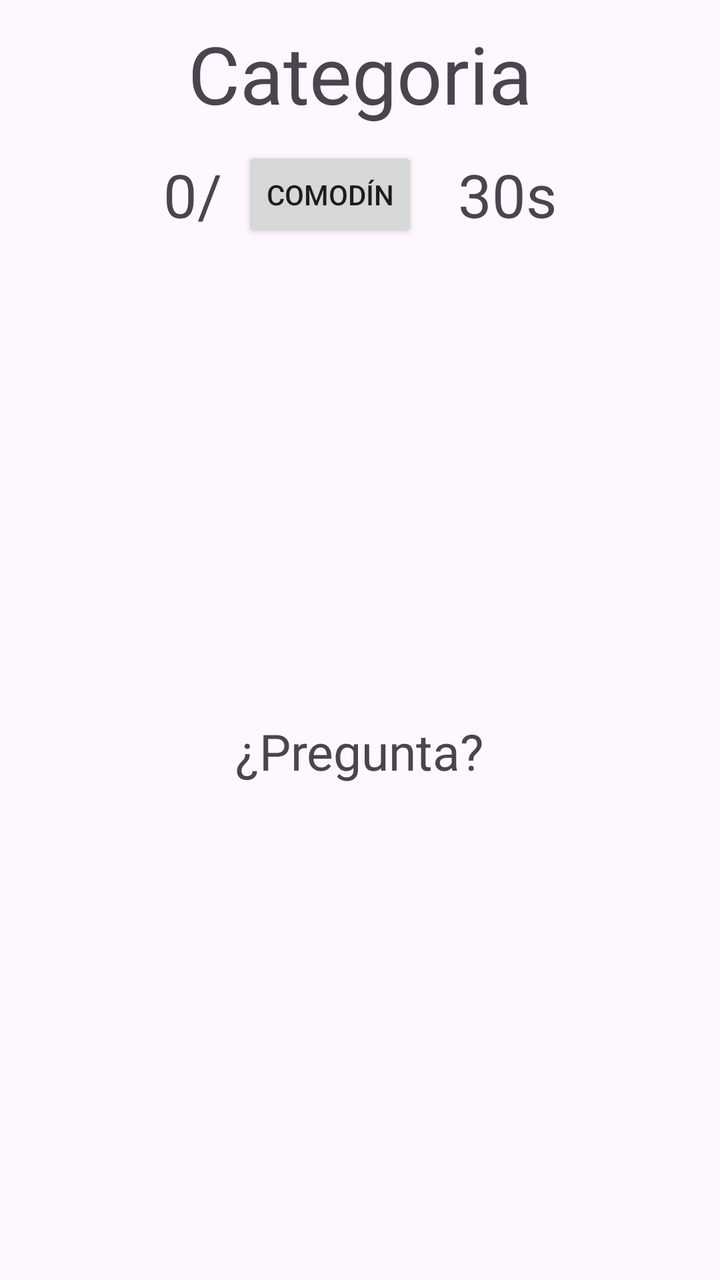
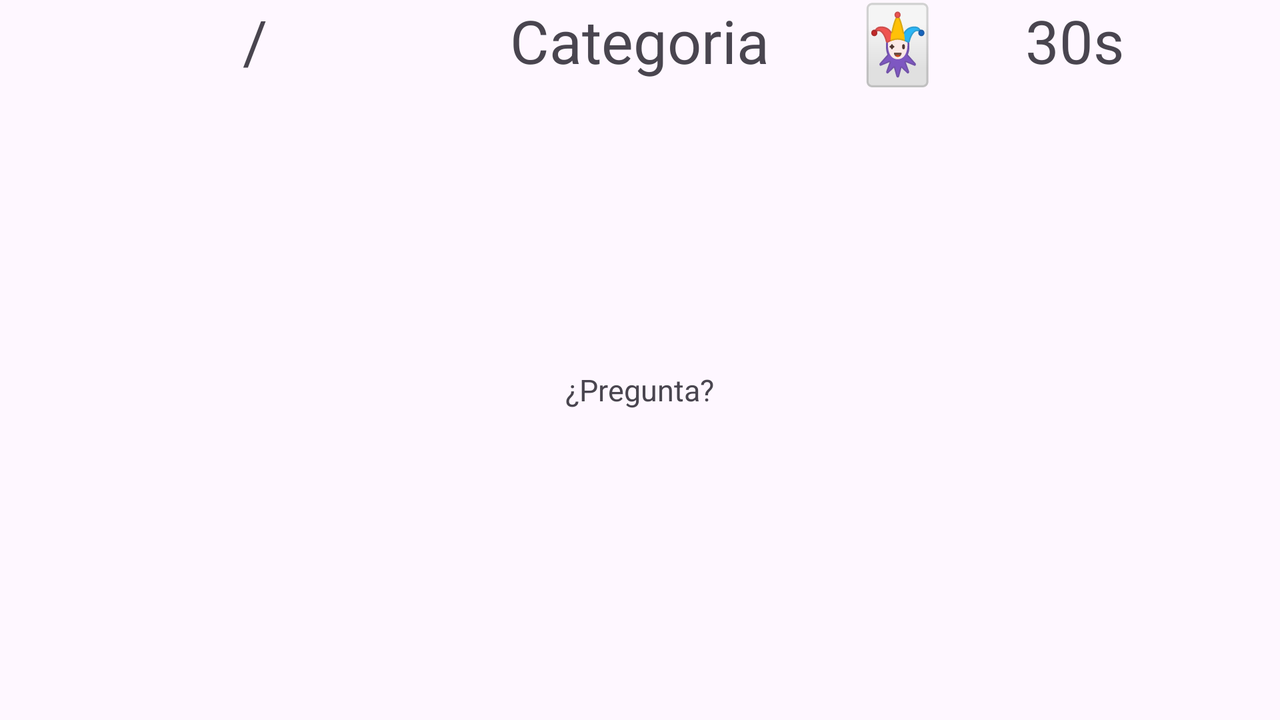

One screen, two layout resources from the same app: the default and the author's alternative for another configuration. Each is rendered where Android would select it; the XML of both is given below.
<!-- AndroidManifest.xml: application theme Theme.QuizMaster -->
<!-- res/layout/activity_preguntas.xml -->
<?xml version="1.0" encoding="utf-8"?>
<RelativeLayout xmlns:android="http://schemas.android.com/apk/res/android"
    android:id="@+id/main_preguntas"
    android:layout_width="match_parent"
    android:layout_height="match_parent">

    <TextView
        android:id="@+id/texto_categoria"
        android:layout_width="wrap_content"
        android:layout_height="wrap_content"
        android:layout_centerHorizontal="true"
        android:layout_marginTop="10dp"
        android:layout_marginBottom="10dp"
        android:text="Categoria"
        android:textSize="40sp" />

    <LinearLayout
        android:id="@+id/linear_funcionalidades"
        android:layout_width="match_parent"
        android:layout_height="wrap_content"
        android:layout_below="@id/texto_categoria"
        android:gravity="center">

        <TextView
            android:id="@+id/puntaje"
            android:layout_width="wrap_content"
            android:layout_height="wrap_content"
            android:text="0"
            android:textSize="30sp" />

        <TextView
            android:layout_width="wrap_content"
            android:layout_height="wrap_content"
            android:text="/"
            android:textSize="30sp" />

        <TextView
            android:id="@+id/num_preguntas"
            android:layout_width="wrap_content"
            android:layout_height="wrap_content"
            android:layout_marginRight="10dp"
            android:textSize="30sp" />

        <Button
            android:layout_width="wrap_content"
            android:layout_height="wrap_content"
            android:layout_marginRight="10dp"
            android:onClick="handleComodin"
            android:text="Comodín" />

        <TextView
            android:layout_width="wrap_content"
            android:layout_height="wrap_content"
            android:layout_marginLeft="10dp"
            android:text="30s"
            android:textSize="30sp" />
    </LinearLayout>

    <TextView
        android:id="@+id/texto_pregunta"
        android:layout_width="wrap_content"
        android:layout_height="wrap_content"
        android:layout_above="@id/linear_opciones"
        android:layout_below="@id/linear_funcionalidades"
        android:layout_centerHorizontal="true"
        android:gravity="center"
        android:paddingHorizontal="20dp"
        android:paddingBottom="10dp"
        android:text="¿Pregunta?"
        android:textSize="25sp" />

    <LinearLayout
        android:id="@+id/linear_opciones"
        android:layout_width="match_parent"
        android:layout_height="wrap_content"
        android:layout_alignParentBottom="true"
        android:layout_centerInParent="true"
        android:orientation="vertical"
        android:paddingHorizontal="30dp">

        <Button
            android:id="@+id/opcion1"
            style="@style/Opcion" />

        <Button
            android:id="@+id/opcion2"
            style="@style/Opcion" />

        <Button
            android:id="@+id/opcion3"
            style="@style/Opcion" />

        <Button
            android:id="@+id/opcion4"
            style="@style/Opcion" />
    </LinearLayout>
</RelativeLayout>
<!-- resources referenced by this layout -->
<resources>
  <!-- from res/values-v26/ -->
  <style name="Opcion" parent="BaseOpcion">
          <item name="android:paddingVertical">15dp</item>
      </style>
  <style name="Theme.QuizMaster" parent="Base.Theme.QuizMaster" />
  <style name="Base.Theme.QuizMaster" parent="Theme.Material3.DayNight.NoActionBar">
          
          
      </style>
</resources>
<!-- res/layout-land/activity_preguntas.xml (the author's variant of the layout above) -->
<!-- drawn on the phone turned sideways -->
<?xml version="1.0" encoding="utf-8"?>
<RelativeLayout xmlns:android="http://schemas.android.com/apk/res/android"
    android:id="@+id/main_preguntas"
    android:layout_width="match_parent"
    android:layout_height="match_parent"
    android:layout_marginTop="30dp">

    <RelativeLayout
        android:id="@+id/linear_funcionalidades"
        android:layout_width="match_parent"
        android:layout_height="wrap_content">

        <LinearLayout
            android:layout_width="wrap_content"
            android:layout_height="wrap_content"
            android:layout_alignParentStart="true"
            android:layout_toStartOf="@id/texto_categoria"
            android:gravity="center">

            <TextView
                android:id="@+id/puntaje"
                android:layout_width="wrap_content"
                android:layout_height="wrap_content"
                android:layout_alignEnd="@+id/barra"
                android:textSize="30sp" />

            <TextView
                android:id="@+id/barra"
                android:layout_width="wrap_content"
                android:layout_height="wrap_content"
                android:text="/"
                android:textSize="30sp" />

            <TextView
                android:id="@+id/num_preguntas"
                android:layout_width="wrap_content"
                android:layout_height="wrap_content"
                android:layout_alignStart="@+id/barra"
                android:textSize="30sp" />
        </LinearLayout>

        <TextView
            android:id="@+id/texto_categoria"
            android:layout_width="wrap_content"
            android:layout_height="wrap_content"
            android:layout_centerHorizontal="true"
            android:text="Categoria"
            android:textSize="30sp" />


        <ImageView
            android:id="@+id/comodin"
            android:layout_width="wrap_content"
            android:layout_height="45dp"
            android:layout_toEndOf="@+id/texto_categoria"
            android:clickable="true"
            android:focusable="true"
            android:onClick="handleComodin"
            android:src="@drawable/joker_icon" />

        <TextView
            android:layout_width="wrap_content"
            android:layout_height="wrap_content"
            android:layout_toEndOf="@+id/comodin"
            android:text="30s"
            android:textSize="30sp" />

    </RelativeLayout>

    <TextView
        android:id="@+id/texto_pregunta"
        android:layout_width="wrap_content"
        android:layout_height="wrap_content"
        android:layout_above="@id/linear_opciones"
        android:layout_below="@id/linear_funcionalidades"
        android:layout_centerHorizontal="true"
        android:gravity="center"
        android:paddingHorizontal="20dp"
        android:paddingBottom="10dp"
        android:text="¿Pregunta?"
        android:textSize="15sp" />

    <LinearLayout
        android:id="@+id/linear_opciones"
        android:layout_width="match_parent"
        android:layout_height="wrap_content"
        android:layout_alignParentBottom="true"
        android:layout_centerInParent="true"
        android:orientation="vertical"
        android:paddingHorizontal="30dp"
        android:paddingBottom="5dp">

        <Button
            android:id="@+id/opcion1"
            style="@style/Opción" />

        <Button
            android:id="@+id/opcion2"
            style="@style/Opción" />

        <Button
            android:id="@+id/opcion3"
            style="@style/Opción" />

        <Button
            android:id="@+id/opcion4"
            style="@style/Opción" />
    </LinearLayout>
</RelativeLayout>
<!-- resources referenced by the variant -->
<!-- as the phone turned sideways resolves them -->
<resources>
  <!-- drawable joker_icon: vector/xml drawable (drawable, 9752 chars, omitted) -->
  <style name="Theme.QuizMaster" parent="Base.Theme.QuizMaster" />
  <style name="Base.Theme.QuizMaster" parent="Theme.Material3.DayNight.NoActionBar">
          
          
      </style>
</resources>
